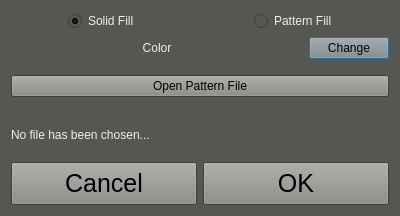
<?xml version="1.0" encoding="UTF-8"?>
<ui version="4.0">
 <class>FillDialog</class>
 <widget class="QDialog" name="FillDialog">
  <property name="geometry">
   <rect>
    <x>0</x>
    <y>0</y>
    <width>400</width>
    <height>216</height>
   </rect>
  </property>
  <property name="sizePolicy">
   <sizepolicy hsizetype="Fixed" vsizetype="Fixed">
    <horstretch>0</horstretch>
    <verstretch>0</verstretch>
   </sizepolicy>
  </property>
  <property name="palette">
   <palette>
    <active>
     <colorrole role="WindowText">
      <brush brushstyle="SolidPattern">
       <color alpha="255">
        <red>238</red>
        <green>238</green>
        <blue>236</blue>
       </color>
      </brush>
     </colorrole>
     <colorrole role="Button">
      <brush brushstyle="SolidPattern">
       <color alpha="255">
        <red>136</red>
        <green>138</green>
        <blue>133</blue>
       </color>
      </brush>
     </colorrole>
     <colorrole role="Base">
      <brush brushstyle="SolidPattern">
       <color alpha="255">
        <red>85</red>
        <green>87</green>
        <blue>83</blue>
       </color>
      </brush>
     </colorrole>
     <colorrole role="Window">
      <brush brushstyle="SolidPattern">
       <color alpha="255">
        <red>85</red>
        <green>87</green>
        <blue>83</blue>
       </color>
      </brush>
     </colorrole>
    </active>
    <inactive>
     <colorrole role="WindowText">
      <brush brushstyle="SolidPattern">
       <color alpha="255">
        <red>238</red>
        <green>238</green>
        <blue>236</blue>
       </color>
      </brush>
     </colorrole>
     <colorrole role="Button">
      <brush brushstyle="SolidPattern">
       <color alpha="255">
        <red>136</red>
        <green>138</green>
        <blue>133</blue>
       </color>
      </brush>
     </colorrole>
     <colorrole role="Base">
      <brush brushstyle="SolidPattern">
       <color alpha="255">
        <red>85</red>
        <green>87</green>
        <blue>83</blue>
       </color>
      </brush>
     </colorrole>
     <colorrole role="Window">
      <brush brushstyle="SolidPattern">
       <color alpha="255">
        <red>85</red>
        <green>87</green>
        <blue>83</blue>
       </color>
      </brush>
     </colorrole>
    </inactive>
    <disabled>
     <colorrole role="WindowText">
      <brush brushstyle="SolidPattern">
       <color alpha="255">
        <red>190</red>
        <green>190</green>
        <blue>190</blue>
       </color>
      </brush>
     </colorrole>
     <colorrole role="Button">
      <brush brushstyle="SolidPattern">
       <color alpha="255">
        <red>136</red>
        <green>138</green>
        <blue>133</blue>
       </color>
      </brush>
     </colorrole>
     <colorrole role="Base">
      <brush brushstyle="SolidPattern">
       <color alpha="255">
        <red>85</red>
        <green>87</green>
        <blue>83</blue>
       </color>
      </brush>
     </colorrole>
     <colorrole role="Window">
      <brush brushstyle="SolidPattern">
       <color alpha="255">
        <red>85</red>
        <green>87</green>
        <blue>83</blue>
       </color>
      </brush>
     </colorrole>
    </disabled>
   </palette>
  </property>
  <property name="windowTitle">
   <string>Dialog</string>
  </property>
  <layout class="QVBoxLayout" name="verticalLayout" stretch="1,1,1,1,1">
   <item>
    <layout class="QHBoxLayout" name="horizontalLayout">
     <item alignment="Qt::AlignHCenter">
      <widget class="QRadioButton" name="radioButton_2">
       <property name="text">
        <string>Solid Fill</string>
       </property>
       <property name="checked">
        <bool>true</bool>
       </property>
      </widget>
     </item>
     <item alignment="Qt::AlignHCenter">
      <widget class="QRadioButton" name="radioButton">
       <property name="palette">
        <palette>
         <active>
          <colorrole role="WindowText">
           <brush brushstyle="SolidPattern">
            <color alpha="255">
             <red>238</red>
             <green>238</green>
             <blue>236</blue>
            </color>
           </brush>
          </colorrole>
         </active>
         <inactive>
          <colorrole role="WindowText">
           <brush brushstyle="SolidPattern">
            <color alpha="255">
             <red>238</red>
             <green>238</green>
             <blue>236</blue>
            </color>
           </brush>
          </colorrole>
         </inactive>
         <disabled>
          <colorrole role="WindowText">
           <brush brushstyle="SolidPattern">
            <color alpha="255">
             <red>190</red>
             <green>190</green>
             <blue>190</blue>
            </color>
           </brush>
          </colorrole>
         </disabled>
        </palette>
       </property>
       <property name="text">
        <string>Pattern Fill</string>
       </property>
      </widget>
     </item>
    </layout>
   </item>
   <item>
    <layout class="QHBoxLayout" name="horizontalLayout_3" stretch="4,1">
     <item>
      <widget class="QLabel" name="label">
       <property name="text">
        <string>Color</string>
       </property>
       <property name="alignment">
        <set>Qt::AlignCenter</set>
       </property>
      </widget>
     </item>
     <item>
      <widget class="QPushButton" name="pushButton_4">
       <property name="text">
        <string>Change</string>
       </property>
      </widget>
     </item>
    </layout>
   </item>
   <item alignment="Qt::AlignVCenter">
    <widget class="QPushButton" name="pushButton">
     <property name="maximumSize">
      <size>
       <width>16777215</width>
       <height>25</height>
      </size>
     </property>
     <property name="text">
      <string>Open Pattern File</string>
     </property>
    </widget>
   </item>
   <item>
    <widget class="QLabel" name="label_2">
     <property name="text">
      <string>No file has been chosen...</string>
     </property>
    </widget>
   </item>
   <item>
    <layout class="QHBoxLayout" name="horizontalLayout_2">
     <item>
      <widget class="QPushButton" name="pushButton_3">
       <property name="sizePolicy">
        <sizepolicy hsizetype="Minimum" vsizetype="Preferred">
         <horstretch>0</horstretch>
         <verstretch>0</verstretch>
        </sizepolicy>
       </property>
       <property name="font">
        <font>
         <pointsize>19</pointsize>
        </font>
       </property>
       <property name="text">
        <string>Cancel</string>
       </property>
      </widget>
     </item>
     <item>
      <widget class="QPushButton" name="pushButton_2">
       <property name="sizePolicy">
        <sizepolicy hsizetype="Minimum" vsizetype="Preferred">
         <horstretch>0</horstretch>
         <verstretch>0</verstretch>
        </sizepolicy>
       </property>
       <property name="font">
        <font>
         <pointsize>19</pointsize>
        </font>
       </property>
       <property name="text">
        <string>OK</string>
       </property>
      </widget>
     </item>
    </layout>
   </item>
  </layout>
 </widget>
 <resources/>
 <connections/>
</ui>
